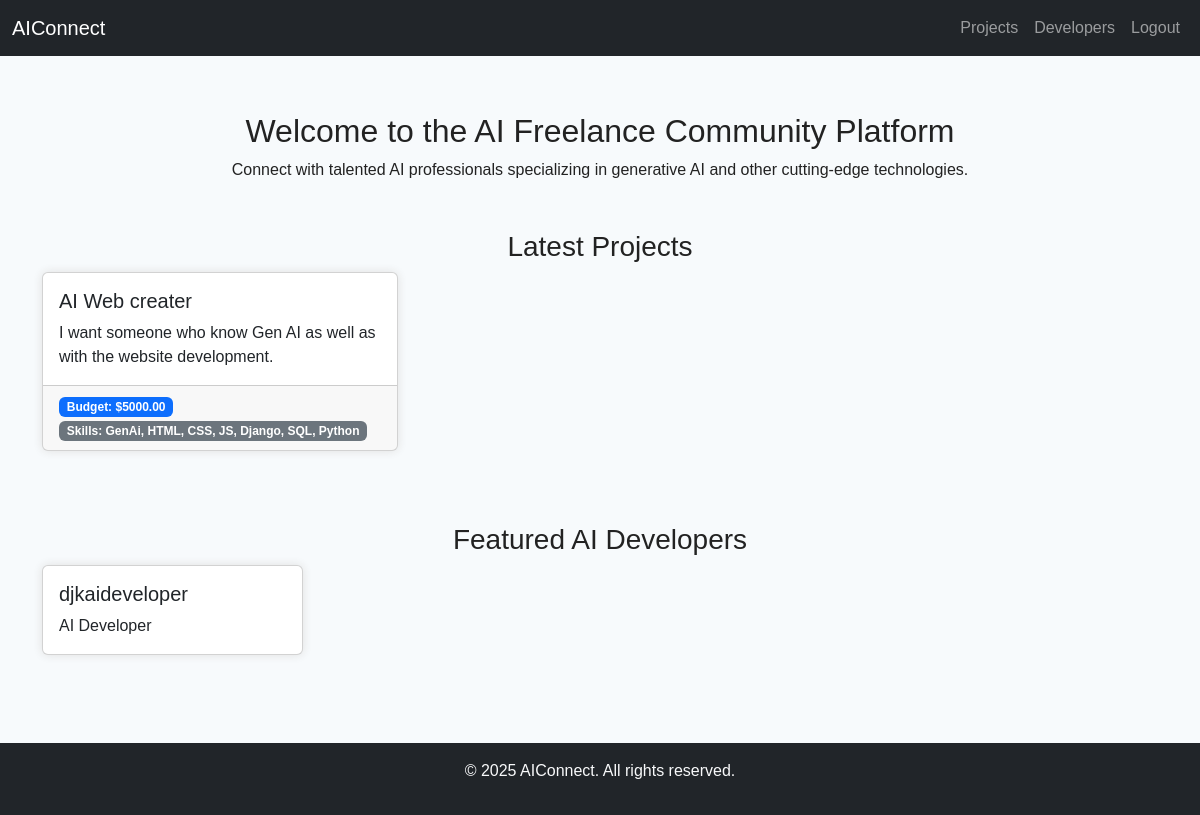
The app's page / (signed in) with its own data.
### aiconnect/models.py (models this page shows)
class Project(models.Model):
    company = models.ForeignKey(User, on_delete=models.CASCADE, related_name='projects', limit_choices_to={'user_type': 'company'})
    title = models.CharField(max_length=200)
    description = models.TextField()
    budget = models.DecimalField(max_digits=10, decimal_places=2)
    skills = models.CharField(max_length=255)
    created_at = models.DateTimeField(auto_now_add=True)

class User(AbstractUser):
    USER_TYPE_CHOICES = (
        ('company', 'Company'),
        ('freelancer', 'Freelancer'),
    )
    user_type = models.CharField(max_length=20, choices=USER_TYPE_CHOICES)

### aiconnect/views.py (the view)
# urls.py: path('', views.home, name='home'),
def home(request):
    projects = Project.objects.all().order_by('-created_at')[:3]
    developers = User.objects.filter(user_type='freelancer')
    return render(request, 'aiconnect/home.html', {'projects': projects, 'developers': developers})

### aiconnect/templates/aiconnect/home.html (shortened to what this page needs)
{% extends "aiconnect/base.html" %}
{% block content %}
<div class="text-center mb-5">
    <h2>Welcome to the AI Freelance Community Platform</h2>
    <p>Connect with talented AI professionals specializing in generative AI and other cutting-edge technologies.</p>
</div>
<section>
    <h3>Latest Projects</h3>
    <div class="row">
        {% for project in projects %}
        <div class="col-md-4 mb-4">
            <div class="card h-100">
                <div class="card-body">
                    <h5 class="card-title">{{ project.title }}</h5>
                    <p class="card-text">{{ project.description|truncatewords:20 }}</p>
                </div>
                <div class="card-footer">
                    <span class="badge bg-primary">Budget: ${{ project.budget }}</span>
                    <span class="badge bg-secondary">Skills: {{ project.skills }}</span>
                </div>
            </div>
        </div>
        {% empty %}
        <div class="col-12"><p>No projects yet.</p></div>
        {% endfor %}
    </div>
</section>
<section class="mt-5">
    <h3>Featured AI Developers</h3>
    <div class="row">
        {% for dev in developers %}
        <div class="col-md-3 mb-3">
            <div class="card h-100">
                <div class="card-body">
                    <h5 class="card-title">{{ dev.username }}</h5>
                    <p class="card-text">{{ dev.portfolio.skills|default:"AI Developer" }}</p>
                </div>
            </div>
        </div>
        {% empty %}
        <div class="col-12"><p>No developers found.</p></div>
        {% endfor %}
    </div>
</section>
{% endblock %}

### records on screen
Project: title "AI Web creater", description "I want someone who know Gen AI as well as with the website development.", budget "5000.00", skills "GenAi, HTML, CSS, JS, Django, SQL, Python"
User: username "djkaideveloper", portfolio.skills "AI Developer"
